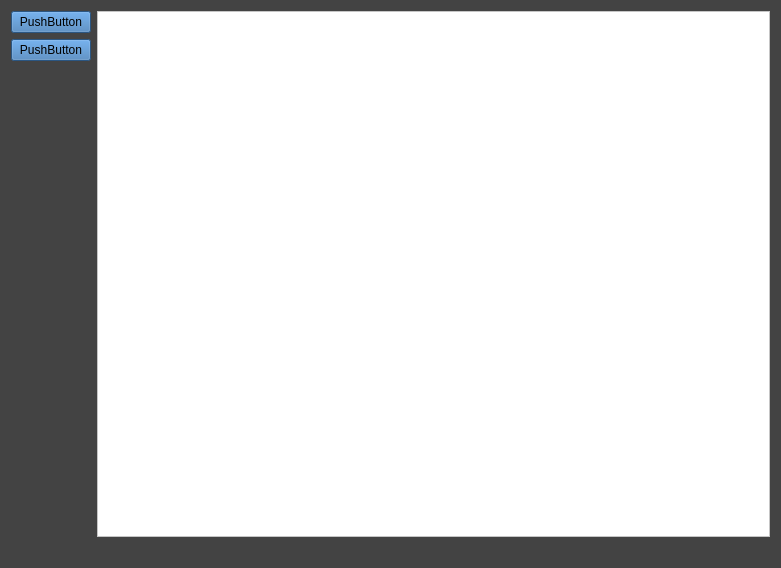
<?xml version="1.0" encoding="UTF-8"?>
<ui version="4.0">
 <class>TnDTransferSpreadSheet</class>
 <widget class="QWidget" name="TnDTransferSpreadSheet">
  <property name="geometry">
   <rect>
    <x>0</x>
    <y>0</y>
    <width>781</width>
    <height>568</height>
   </rect>
  </property>
  <property name="windowTitle">
   <string>TnDTransferSpreadSheet</string>
  </property>
  <property name="styleSheet">
   <string notr="true">background-color: rgb(67, 67, 67);
font: 9pt &quot;Microsoft YaHei UI&quot;;</string>
  </property>
  <layout class="QVBoxLayout" name="verticalLayout">
   <item>
    <layout class="QHBoxLayout" name="horizontalLayout">
     <item>
      <layout class="QVBoxLayout" name="verticalLayout_2">
       <item>
        <widget class="QPushButton" name="pushButton">
         <property name="styleSheet">
          <string notr="true">background-color: rgb(141, 94, 0);
background-color: rgb(60, 121, 182);</string>
         </property>
         <property name="text">
          <string>PushButton</string>
         </property>
        </widget>
       </item>
       <item>
        <widget class="QPushButton" name="pushButton_2">
         <property name="styleSheet">
          <string notr="true">background-color: rgb(141, 94, 0);
background-color: rgb(60, 121, 182);</string>
         </property>
         <property name="text">
          <string>PushButton</string>
         </property>
        </widget>
       </item>
       <item>
        <spacer name="verticalSpacer">
         <property name="orientation">
          <enum>Qt::Vertical</enum>
         </property>
         <property name="sizeHint" stdset="0">
          <size>
           <width>20</width>
           <height>40</height>
          </size>
         </property>
        </spacer>
       </item>
      </layout>
     </item>
     <item>
      <layout class="QVBoxLayout" name="verticalLayout_3">
       <item>
        <widget class="QTableView" name="tableView">
         <property name="styleSheet">
          <string notr="true">background-color: rgb(255, 255, 255);</string>
         </property>
        </widget>
       </item>
       <item>
        <spacer name="horizontalSpacer">
         <property name="orientation">
          <enum>Qt::Horizontal</enum>
         </property>
         <property name="sizeHint" stdset="0">
          <size>
           <width>40</width>
           <height>20</height>
          </size>
         </property>
        </spacer>
       </item>
      </layout>
     </item>
    </layout>
   </item>
  </layout>
 </widget>
 <layoutdefault spacing="6" margin="11"/>
 <resources/>
 <connections/>
</ui>
